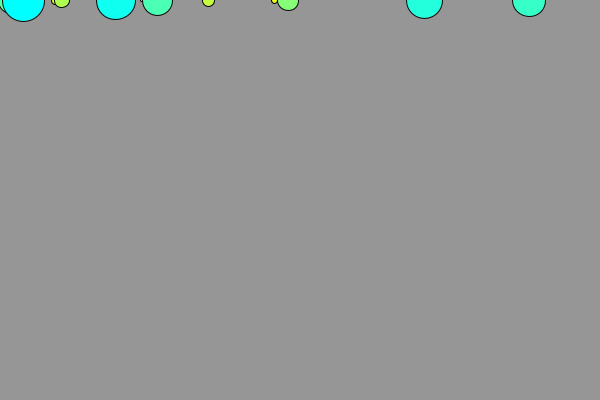
Frame 1 (no input)
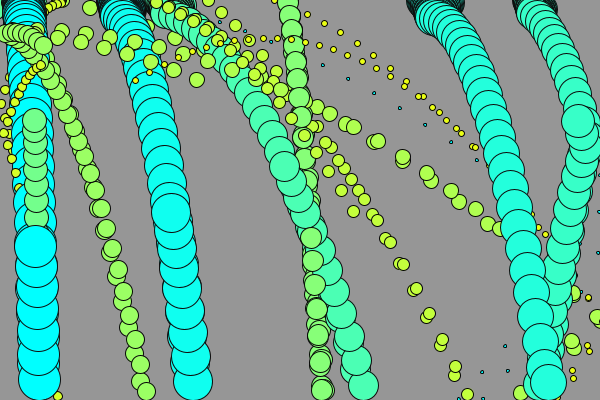
Frame 60 (the mouse pressed at the canvas centre just before this capture)
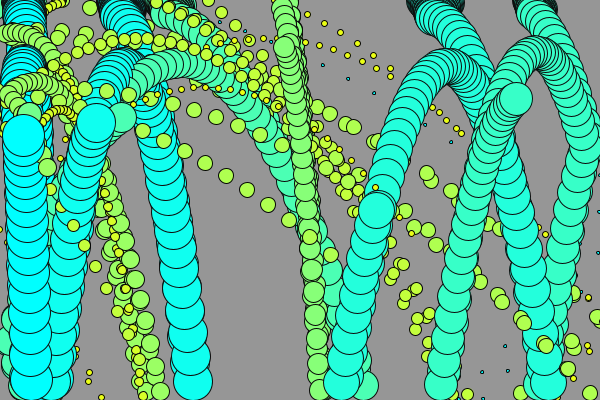
Frame 120 (the mouse held since frame 60 and released just before this capture)

The Processing sketch that drew these frames (run headless with seeded random() and noise(); from frame 60 on, the mouse is pressed at the canvas centre):

// Processing sketch: processing_66965
// ── processing_66965.pde

int numBall = 15;
float[] ballX = new float[numBall];
float[] ballY = new float[numBall];
float[] speedX = new float[numBall];
float[] speedY = new float[numBall];
int[] sizeBall = new int[numBall];
float gravity = 1;
float inertia = 0.19;

void setup() {
  background(150);
  size(600, 400);
  smooth();
  noStroke();
  frameRate(72);
  for (int i = 0; i < numBall; i++) {
    ballX[i] = random(width);
    ballY[i] = 0;
    speedX[i] = random(30);
    speedY[i] = random(20);
    sizeBall[i] = i*3;
  }
}

void draw() {
  // random origin
  
  for (int i = 1; i < numBall; i++) {
    stroke(i);
    ellipse(ballX[i], ballY[i], sizeBall[i], sizeBall[i]);
    fill(255-i*20, 255, i*20);
    ballX[i] += speedX[i];
    ballY[i] += speedY[i];
    
    if(ballX[i] >= width-sizeBall[i]/2 || ballX[i] <= 0+sizeBall[i]/2) {
      speedX[i] *= -0.95;


    }
    if(ballY[i] >= height-sizeBall[i]/2 || ballY[i] <= 0+sizeBall[i]/2) {
      speedY[i] *= -0.95;
      speedX[i] *= -0.95;

    }
    
    if(ballY[i] >= 400-sizeBall[i]/2) {
      ballY[i] = 400-sizeBall[i]/2;
    }
    
  speedY[i] += gravity;
    
  }
  
}
  
  
